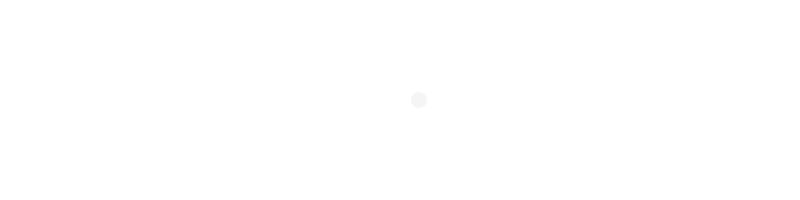
Frame 1 (no input)
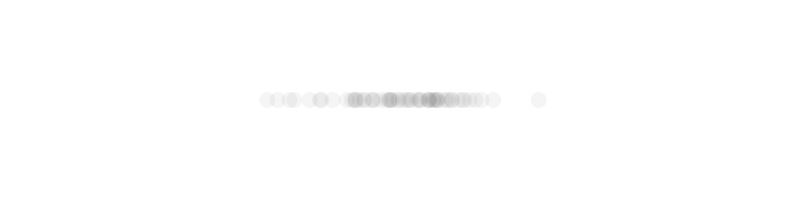
Frame 60 (the mouse pressed at the canvas centre just before this capture)
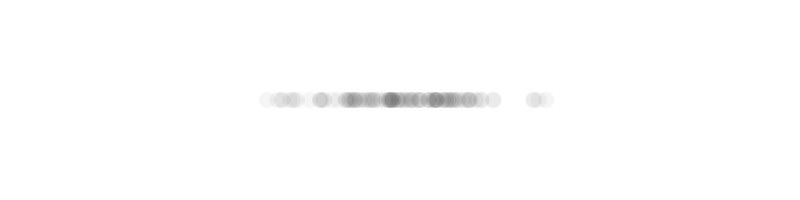
Frame 120 (the mouse held since frame 60 and released just before this capture)

The Processing sketch that drew these frames (run headless with seeded random() and noise(); from frame 60 on, the mouse is pressed at the canvas centre):

// Processing sketch: NOC_I_4_Gaussian
// ── NOC_I_4_Gaussian.pde
// The Nature of Code
// Daniel Shiffman
// http://natureofcode.com

// Import the Java Utilities library's Random class.
import java.util.Random;

// Declare a Random number generator object
Random generator;

void setup() {
  size(800, 200);
  background(255);
  generator = new Random();   // Initialize generator
  smooth();
}

void draw() {

  // Get a gaussian random number w/ mean of 0 and standard deviation of 1.0
  float xloc = (float) generator.nextGaussian();

  float sd = 60;                // Define a standard deviation
  float mean = width/2;         // Define a mean value (middle of the screen along the x-axis)
  xloc = ( xloc * sd ) + mean;  // Scale the gaussian random number by standard deviation and mean

    noStroke();
  fill(0, 10);
  noStroke();
  ellipse(xloc, height/2, 16, 16);   // Draw an ellipse at our "normal" random location
  
}
